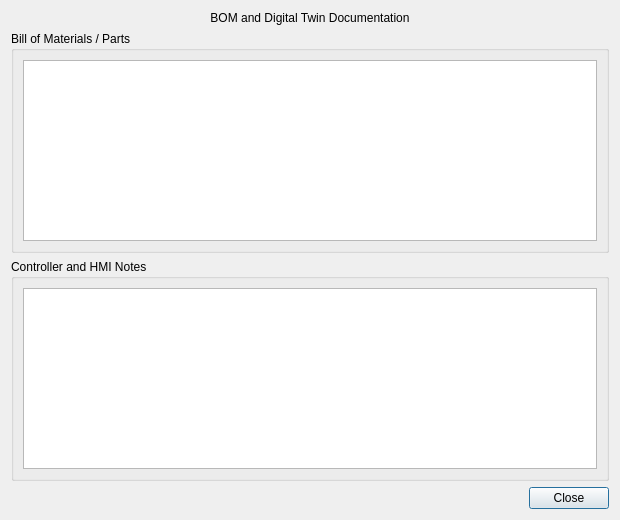
<?xml version="1.0" encoding="UTF-8"?>
<ui version="4.0">
 <class>DigitalTwinDocumentationDialog</class>
 <widget class="QDialog" name="DigitalTwinDocumentationDialog">
  <property name="geometry">
   <rect>
    <x>0</x>
    <y>0</y>
    <width>620</width>
    <height>520</height>
   </rect>
  </property>
  <property name="windowTitle">
   <string>Digital Twin Documentation</string>
  </property>
  <layout class="QVBoxLayout" name="verticalLayout">
   <item>
    <widget class="QLabel" name="header_label">
     <property name="text">
      <string>BOM and Digital Twin Documentation</string>
     </property>
     <property name="alignment">
      <set>Qt::AlignCenter</set>
     </property>
    </widget>
   </item>
   <item>
    <widget class="QGroupBox" name="bom_group_box">
     <property name="title">
      <string>Bill of Materials / Parts</string>
     </property>
     <layout class="QVBoxLayout" name="bomLayout">
      <item>
       <widget class="QTextEdit" name="bom_text"/>
      </item>
     </layout>
    </widget>
   </item>
   <item>
    <widget class="QGroupBox" name="doc_group_box">
     <property name="title">
      <string>Controller and HMI Notes</string>
     </property>
     <layout class="QVBoxLayout" name="docLayout">
      <item>
       <widget class="QTextEdit" name="doc_text"/>
      </item>
     </layout>
    </widget>
   </item>
   <item>
    <widget class="QDialogButtonBox" name="button_box">
     <property name="standardButtons">
      <set>QDialogButtonBox::Close</set>
     </property>
    </widget>
   </item>
  </layout>
 </widget>
 <resources/>
 <connections/>
</ui>
